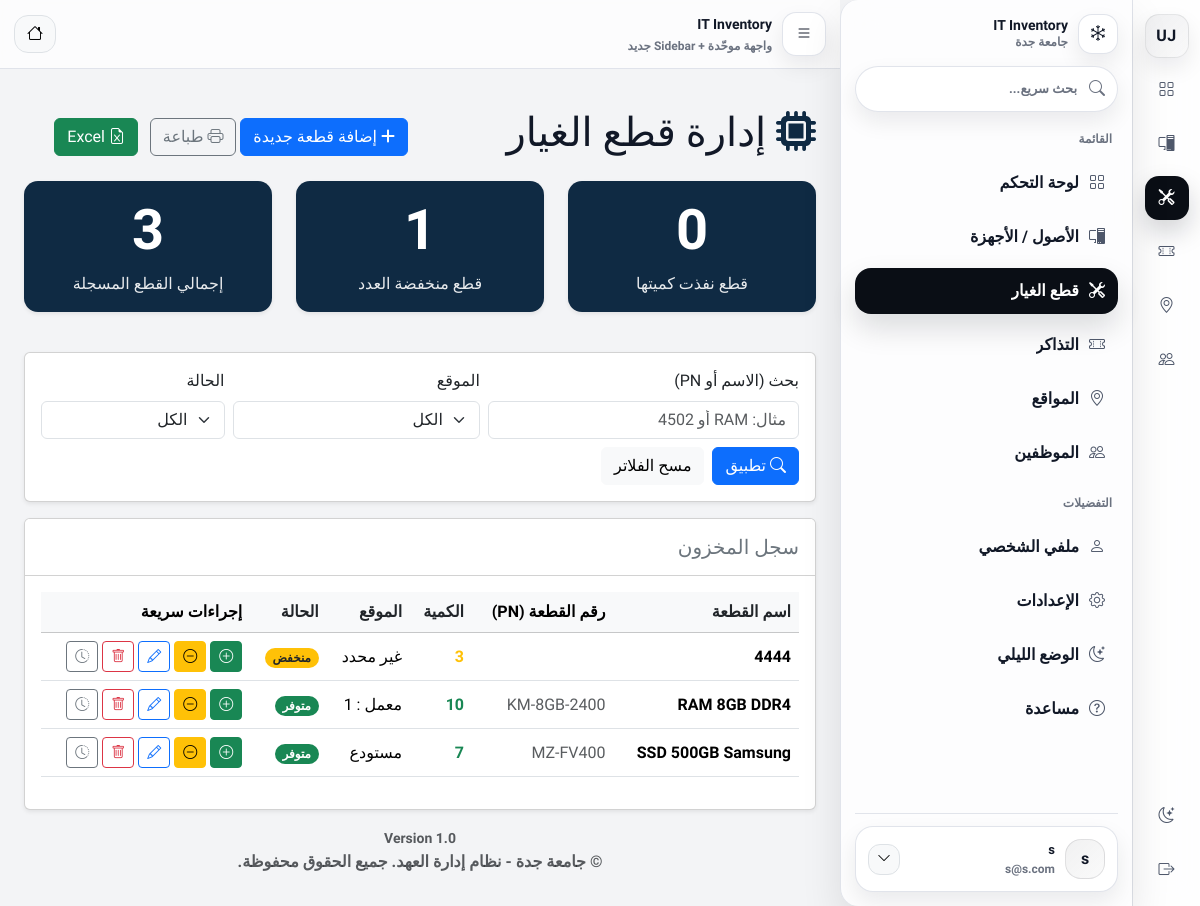
Page /index.php?page=spareParts/index (signed in) on the committed database.
### tables this page shows
CREATE TABLE `spare_parts` (
  `id` int(11) NOT NULL,
  `name` varchar(100) NOT NULL,
  `part_number` varchar(50) DEFAULT NULL,
  `quantity` int(11) DEFAULT 0,
  `min_quantity` int(11) DEFAULT 5,
  `location_id` int(11) DEFAULT NULL,
  `location` varchar(100) DEFAULT NULL,
  `description` text DEFAULT NULL,
  `created_at` datetime DEFAULT current_timestamp()
);

CREATE TABLE `locations` (
  `id` int(11) NOT NULL,
  `name_ar` varchar(255) NOT NULL,
  `name_en` varchar(255) DEFAULT NULL,
  `type` varchar(50) NOT NULL DEFAULT 'Building',
  `parent_id` int(11) DEFAULT NULL,
  `created_at` datetime DEFAULT current_timestamp()
);

### app/controllers/SparePartsController.php (called while the page is built, shortened)
<?php
class SparePartsController extends Controller
{
  private $spareModel;
  private $locationModel;
  public function __construct()
  {
    $this->spareModel = new SparePart();
    $this->locationModel = $this->model('Location');
  }
  public function index() {
  $allParts = method_exists($this->spareModel, 'getParts')
    ? $this->spareModel->getParts()
    : (method_exists($this->spareModel, 'getAll') ? $this->spareModel->getAll() : []);
  $q = trim($_GET['q'] ?? '');
  $locationId = (int)($_GET['location_id'] ?? 0);
  $status = trim($_GET['status'] ?? '');
  $parts = array_values(array_filter($allParts, function($p) use ($q, $locationId, $status) {
    $name = mb_strtolower((string)($p->name ?? ''));
    $pn   = mb_strtolower((string)($p->part_number ?? ''));
    $qty  = (int)($p->quantity ?? 0);
    $min  = (int)($p->min_quantity ?? 0);
    $loc  = (int)($p->location_id ?? 0);
    if ($q !== '') {
      $qq = mb_strtolower($q);
      if (mb_strpos($name, $qq) === false && mb_strpos($pn, $qq) === false) {
        return false;
      }
    }
    if ($locationId > 0 && $loc !== $locationId) {
      return false;
    }
    if ($status === 'out') {
      if ($qty > 0) return false;
    } elseif ($status === 'low') {
      if (!($qty > 0 && $qty <= $min)) return false;
    } elseif ($status === 'ok') {
      if (!($qty > $min)) return false;
    }
    return true;
  }));
  $totalParts = count($parts);
  $outOfStock = 0;
  $lowStock   = 0;
  foreach ($parts as $part) {
    $qty = (int)($part->quantity ?? 0);
    $min = (int)($part->min_quantity ?? 0);
    if ($qty <= 0) $outOfStock++;
    elseif ($qty <= $min) $lowStock++;
  }
  $locations = $this->locationModel->getAll();
$sort = trim($_GET['sort'] ?? 'name');
$dir  = strtolower(trim($_GET['dir'] ?? 'asc')) === 'desc' ? 'desc' : 'asc';
usort($parts, function($a, $b) use ($sort, $dir) {
  $cmp = 0;
  if ($sort === 'qty') {
    $cmp = ((int)($a->quantity ?? 0)) <=> ((int)($b->quantity ?? 0));
  } elseif ($sort === 'location') {
    $cmp = strcmp((string)($a->location_name ?? ''), (string)($b->location_name ?? ''));
    if ($cmp === 0) $cmp = ((int)($a->location_id ?? 0)) <=> ((int)($b->location_id ?? 0));
  } elseif ($sort === 'status') {
    $qa = (int)($a->quantity ?? 0); $ma = (int)($a->min_quantity ?? 0);
    $qb = (int)($b->quantity ?? 0); $mb = (int)($b->min_quantity ?? 0);
    $sa = ($qa <= 0) ? 0 : (($qa <= $ma) ? 1 : 2);
    $sb = ($qb <= 0) ? 0 : (($qb <= $mb) ? 1 : 2);
    $cmp = $sa <=> $sb;
  } else {
    $cmp = strcmp(mb_strtolower((string)($a->name ?? '')), mb_strtolower((string)($b->name ?? '')));
  }
  return $dir === 'desc' ? -$cmp : $cmp;
});
$perPage = 10;
$pageNum = (int)($_GET['p'] ?? 1);
$totalRows = count($parts);
$totalPages = (int)ceil($totalRows / $perPage);
$offset = ($pageNum - 1) * $perPage;
$partsPage = array_slice($parts, $offset, $perPage);
$parts = $partsPage;
$pagination = [
  'page' => $pageNum,
  'per_page' => $perPage,
  'total_rows' => $totalRows,
  'total_pages' => $totalPages,
];
  $data = [
    'parts'        => $parts,
    'total_parts'  => $totalParts,
    'out_of_stock' => $outOfStock,
    'low_stock'    => $lowStock,
    'pagination' => $pagination,
    'filters' => [
      'q' => $q,
      'location_id' => $locationId,
      'status' => $status,
    ],
    'locations' => $locations,
  ];
  $this->view('spare_parts/index', $data);
}
}

### app/libraries/Database.php (called while the page is built, shortened)
<?php
class Database {
    private $host = 'localhost';
    private $user = 'root';
    private $pass = '';
    private $dbname = 'it_inventory';
    private $dbh;
    private $stmt;
    public function __construct() {
        $dsn = 'mysql:host=' . $this->host . ';dbname=' . $this->dbname;
        $options = array(
            PDO::ATTR_PERSISTENT => true,
            PDO::ATTR_ERRMODE => PDO::ERRMODE_EXCEPTION
        );
        try {
            $this->dbh = new PDO($dsn, $this->user, $this->pass, $options);
        } catch(PDOException $e) {
            $this->error = $e->getMessage();
            echo $this->error;
        }
    }
    public function query($sql) {
        $this->stmt = $this->dbh->prepare($sql);
    }
    public function execute() {
        return $this->stmt->execute();
    }
    public function resultSet() {
        $this->execute();
        return $this->stmt->fetchAll(PDO::FETCH_OBJ);
    }
}

### app/models/SparePart.php (called while the page is built, shortened)
<?php
class SparePart
{
  private $db;
  public function __construct()
  {
    $this->db = new Database();
  }
  public function getParts()
  {
    $this->db->query("
      SELECT sp.*,
             l.name_ar AS location_name_ar,
             l.name_en AS location_name_en
      FROM spare_parts sp
      LEFT JOIN locations l ON sp.location_id = l.id
      ORDER BY sp.created_at DESC
    ");
    return $this->db->resultSet();
  }
}

### app/views/spare_parts/index.php (the view, shortened to what this page needs)
<?php require_once APPROOT . '/views/layouts/header.php'; ?>
<?php
  $parts = $data['parts'] ?? [];
  $totalCount = is_array($parts) ? count($parts) : 0;
  $outCount = 0;
  $lowCount = 0;
  if (is_array($parts)) {
    foreach ($parts as $p) {
      $q = (int)($p->quantity ?? 0);
      $min = (int)($p->min_quantity ?? 0);
      if ($q <= 0) {
        $outCount++;
      } elseif ($q <= $min) {
        $lowCount++;
      }
    }
  }
?>
<div class="container mt-4">
    <div class="row mb-3 align-items-center">
        <div class="col-md-6">
            <h1><i class="fa fa-microchip text-navy"></i> إدارة قطع الغيار</h1>
        </div>
        <?php
$f = $data['filters'] ?? [];
$baseParams = [
  'q' => $f['q'] ?? '',
  'location_id' => $f['location_id'] ?? 0,
  'status' => $f['status'] ?? '',
  'sort' => $f['sort'] ?? 'name',
  'dir' => $f['dir'] ?? 'asc',
];
$printUrl  = 'index.php?' . http_build_query(array_merge(['page'=>'spareparts/print'], $baseParams));
$exportUrl = 'index.php?' . http_build_query(array_merge(['page'=>'spareparts/export'], $baseParams));
?>
        <div class="col-md-6 text-md-end no-print">
  <a href="<?php echo URLROOT; ?>/index.php?page=spareParts/add" class="btn btn-primary">
    <i class="fa fa-plus"></i> إضافة قطعة جديدة
  </a>
  <a href="<?= $printUrl ?>" target="_blank" class="btn btn-outline-secondary ms-2">
    <i class="bi bi-printer"></i> طباعة
  </a>
  <a href="<?= $exportUrl ?>" class="btn btn-success ms-2">
    <i class="bi bi-file-earmark-excel"></i> Excel
  </a>
</div>
    </div>
    <div class="row mb-4 text-center">
        <div class="col-md-4">
            <div class="card text-white bg-navy mb-3 shadow-sm kpi-card">
                <div class="card-body">
                    <h1 class="display-4 fw-bold" dir="ltr"><?php echo $outCount; ?></h1>
                    <p class="card-text">قطع نفذت كميتها</p>
                </div>
            </div>
        </div>
        <div class="col-md-4">
            <div class="card text-white bg-navy mb-3 shadow-sm kpi-card">
                <div class="card-body">
                    <h1 class="display-4 fw-bold" dir="ltr"><?php echo $lowCount; ?></h1>
                    <p class="card-text">قطع منخفضة العدد</p>
                </div>
            </div>
        </div>
        <div class="col-md-4">
            <div class="card text-white bg-navy mb-3 shadow-sm kpi-card">
                <div class="card-body">
                    <h1 class="display-4 fw-bold" dir="ltr">
                        <?php echo $totalCount; ?>
                    </h1>
                    <p class="card-text">إجمالي القطع المسجلة</p>
                </div>
            </div>
        </div>
    </div>
    <?php
  $f = $data['filters'] ?? [];
  $q = htmlspecialchars($f['q'] ?? '');
  $status = $f['status'] ?? '';
?>
<div class="card shadow-sm mb-3 no-print">
  <div class="card-body">
    <form method="get" action="index.php" class="row g-2 align-items-end">
      <div class="col-12 col-md-5">
        <label class="form-label">بحث (الاسم أو PN)</label>
        <input type="text" name="q" class="form-control" value="<?= $q ?>" placeholder="مثال: RAM أو 4502">
      </div>
      <div class="col-12 col-md-4">
        <label class="form-label">الموقع</label>
        <select name="location_id" class="form-select">
          <option value="0">الكل</option>
        </select>
      </div>
      <div class="col-12 col-md-3">
        <label class="form-label">الحالة</label>
        <select name="status" class="form-select">
          <option value=""   <?= $status === '' ? 'selected' : '' ?>>الكل</option>
        </select>
      </div>
      <div class="col-12 d-flex gap-2 mt-2">
        <button type="submit" class="btn btn-primary">
          <i class="bi bi-search"></i> تطبيق
        </button>
        <a class="btn btn-light" href="index.php?page=spareparts/index">
          مسح الفلاتر
        </a>
      </div>
    </form>
  </div>
</div>
    <div class="card shadow-sm">
        <div class="card-header bg-white py-3">
            <h5 class="mb-0 text-secondary">سجل المخزون</h5>
        </div>
        <div class="card-body">
            <div class="table-responsive">
                <table class="table table-hover align-middle">
                    <?php
  $f = $data['filters'] ?? [];
  function sortUrl($key, $f) {
    $sort = $f['sort'] ?? 'name';
    $dir  = $f['dir'] ?? 'asc';
    $nextDir = ($sort === $key && $dir === 'asc') ? 'desc' : 'asc';
    $params = [
      'page' => 'spareparts/index',
      'q' => $f['q'] ?? '',
      'location_id' => $f['location_id'] ?? 0,
      'status' => $f['status'] ?? '',
      'sort' => $key,
      'dir' => $nextDir,
    ];
    return 'index.php?' . http_build_query($params);
  }
?>
                    <thead class="table-light">
  <tr>
    <th>
      <a href="<?= sortUrl(key: 'name', f: $f) ?>" class="text-decoration-none text-dark">
        اسم القطعة
      </a>
    </th>
    <th>رقم القطعة (PN)</th>
    <th>
      <a href="<?= sortUrl(key: 'qty', f: $f) ?>" class="text-decoration-none text-dark">
        الكمية
      </a>
    </th>
    <th>
      <a href="<?= sortUrl(key: 'location', f: $f) ?>" class="text-decoration-none text-dark">
        الموقع
      </a>
    </th>
    <th>
      <a href="<?= sortUrl(key: 'status', f: $f) ?>" class="text-decoration-none text-dark">
        الحالة
      </a>
    </th>
    <th>إجراءات سريعة</th>
  </tr>
</thead>
                    <tbody>
                        <?php if(!empty($data['parts'])): ?>
                            <?php foreach($data['parts'] as $part): ?>
                            <tr>
                                <td class="fw-bold"><?php echo $part->name; ?></td>
                                <td class="text-muted"><?php echo $part->part_number ?? '-'; ?></td>
                                <td>
                                    <?php if($part->quantity == 0): ?>
                                        <span class="text-danger fw-bold">0</span>
                                    <?php elseif($part->quantity <= $part->min_quantity): ?>
                                        <span class="text-warning fw-bold"><?php echo $part->quantity; ?></span>
                                    <?php else: ?>
                                        <span class="text-success fw-bold"><?php echo $part->quantity; ?></span>
                                    <?php endif; ?>
                                </td>
                                <td>
                                  <?php
                                    $locName = $part->location_name_ar ?? '';
                                    echo !empty($locName) ? htmlspecialchars($locName) : 'غير محدد';
                                  ?>
                                 </td>
                                <td>
                                    <?php if($part->quantity > $part->min_quantity): ?>
                                        <span class="badge bg-success rounded-pill">متوفر</span>
                                    <?php elseif($part->quantity > 0): ?>
                                        <span class="badge bg-warning text-dark rounded-pill">منخفض</span>
                                    <?php else: ?>
                                        <span class="badge bg-danger rounded-pill">نافذ</span>
                                    <?php endif; ?>
                                </td>
<td class="text-nowrap">
  <div class="d-inline-flex gap-1 align-items-center">
    <form method="post" action="index.php?page=spareparts/adjust" class="d-inline">
      <button type="submit" class="btn btn-sm btn-success" title="توريد +1">
        <i class="bi bi-plus-circle"></i>
      </button>
    </form>
<form method="post" action="index.php?page=spareparts/adjust" class="d-inline">
  <button type="submit" class="btn btn-sm btn-warning" title="-1 صرف">
    <i class="bi bi-dash-circle"></i>
  </button>
</form>
    <a href="index.php?page=spareparts/edit&id=<?= (int)$part->id ?>"
       class="btn btn-sm btn-outline-primary" title="تعديل">
      <i class="bi bi-pencil"></i>
    </a>
    <form method="post" action="index.php?page=spareparts/delete" class="d-inline"
          onsubmit="return confirm('متأكد تبغى تحذف القطعة؟');">
      <button type="submit" class="btn btn-sm btn-outline-danger" title="حذف">
        <i class="bi bi-trash"></i>
      </button>
    </form>
<button type="button"
  class="btn btn-sm btn-outline-secondary btn-moves"
  data-bs-toggle="modal"
  data-bs-target="#movesModal"
  data-id="<?= (int)$part->id ?>"
  data-name="<?= htmlspecialchars((string)($part->name ?? ''), ENT_QUOTES, 'UTF-8') ?>"
  data-pn="<?= htmlspecialchars((string)($part->part_number ?? ''), ENT_QUOTES, 'UTF-8') ?>"
  title="سجل الحركة">
  <i class="bi bi-clock-history"></i>
</button>
  </div>
</td>
                            </tr>
                            <?php endforeach; ?>
                        <?php else: ?>
                            <tr><td colspan="6" class="text-center py-4 text-muted">لا توجد قطع غيار مسجلة حتى الآن.</td></tr>
                        <?php endif; ?>
                    </tbody>
                </table>
            </div>
        </div>
    </div>
</div>
<?php require_once APPROOT . '/views/layouts/footer.php'; ?>

### app/views/spare_parts/index.php (style rules this page uses)
.bg-navy { background-color: #0F2A43 !important; }
.text-navy { color: #0F2A43 !important; }
.kpi-card { border: 0; border-radius: 14px; }
.kpi-card .card-text { opacity: .9; }
.container { max-width: 100% !important; }

### app/views/layouts/footer.php (style rules this page uses)
:root { --uj-rail-w: 72px; }

### rows in the picture
spare_parts: name "4444", quantity "3", shows "غير محدد", min_quantity "منخفض"
spare_parts: name "RAM 8GB DDR4", part_number "KM-8GB-2400", quantity "10", location.name_ar "معمل : 1", min_quantity "متوفر"
spare_parts: name "SSD 500GB Samsung", part_number "MZ-FV400", quantity "7", location.name_ar "مستودع", min_quantity "متوفر"

### other values in the picture
SITENAME "IT Inventory"
mb_substr(trim((string)$userName), 0, 1) "s"
$userName "s"
$userEmail "s@s.com"
$outCount "0"
$lowCount "1"
$totalCount "3"
